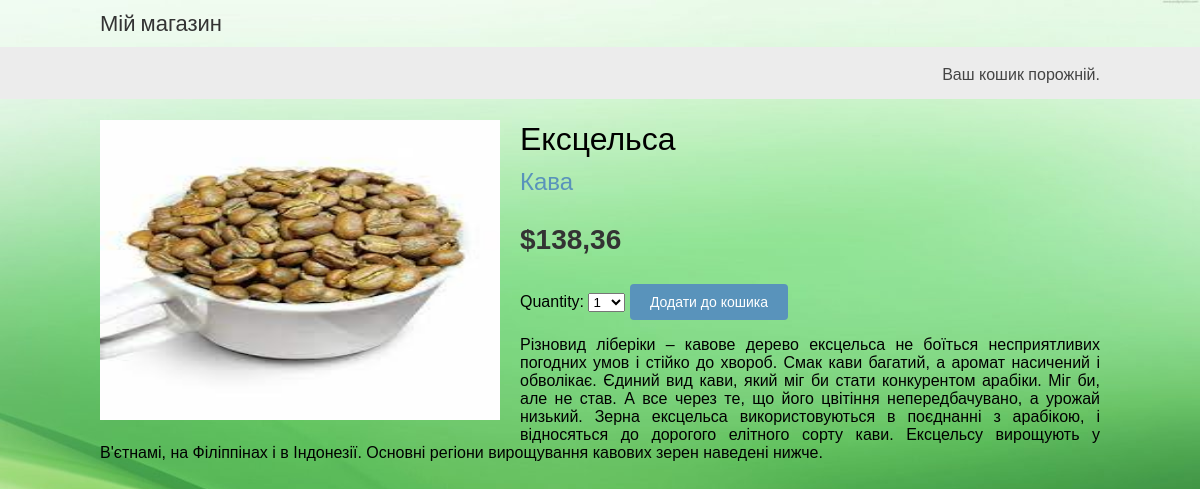
Page /10/ekscelsa/ on the committed database.
### shop/models.py (models this page shows, shortened)
class Product(models.Model):
    category = models.ForeignKey(Category, related_name='products', on_delete=models.CASCADE)
    name = models.CharField(max_length=200)
    slug = models.CharField(max_length=200)
    image = models.ImageField(upload_to='products/%Y/%m/%d', blank=True)
    description = models.TextField(blank=True)
    price = models.DecimalField(max_digits=10, decimal_places=2)
    available = models.BooleanField(default=True)
    created = models.DateTimeField(auto_now_add=True)
    updated = models.DateTimeField(auto_now=True)
    class Meta:
        ordering = ['name']
        indexes = [
            models.Index(fields=['id', 'slug']),
            models.Index(fields=['name']),
            models.Index(fields=['-created']),
        ]
        verbose_name = 'продукт'
        verbose_name_plural = 'продукти'

class Category(models.Model):
    name = models.CharField(max_length=200)
    slug = models.SlugField(max_length=200, unique=True)
    class Meta:
        ordering = ['name']
        indexes = [
            models.Index(fields=['name']),
                   ]
        verbose_name = 'категорія'
        verbose_name_plural = 'категорії'
    def __str__(self):
        return self.name
    def get_absolute_url(self):
        return reverse('shop:product_list_by_category', args=[self.slug])

### shop/views.py (the view)
# urls.py: path('<int:id>/<slug:slug>/', views.product_detail, name='product_detail'),
def product_detail(request, id, slug):
    product = get_object_or_404(Product,
                                id=id,
                                slug=slug,
                                available=True)
    cart_product_form = CartAddProductForm()
    r = Recommender()
    recommended_products = r.suggest_products_for([product], 4)
    return render(request,
                  'shop/product/detail.html',
                  {'product': product,
                   'cart_product_form': cart_product_form,
                   'recommended_products': recommended_products})

### cart/forms.py
class CartAddProductForm(forms.Form):
    quantity = forms.TypedChoiceField(
                                choices=PRODUCT_QUANTITY_CHOICES,
                                coerce=int)
    override = forms.BooleanField(required=False,
                                  initial=False,
                                  widget=forms.HiddenInput)

### cart/cart.py (called while the page is built)
    def __len__(self):
        return sum(item['quantity'] for item in self.cart.values())

### cart/context_processors.py (called while the page is built)
def cart(request):
    return {'cart': Cart(request)}

### shop/recommender.py (called while the page is built, shortened)
    def get_product_key(self, id):
        return f'product:{id}:purchased_with'

    def suggest_products_for(self, products, max_results=6):
        product_ids = [p.id for p in products]
        if len(products) == 1:
            suggestions = r.zrange(
                             self.get_product_key(product_ids[0]),
                             0, -1, desc=True)[:max_results]
        suggested_products_ids = [int(id) for id in suggestions]
        suggested_products = list(Product.objects.filter(id__in=suggested_products_ids))
        suggested_products.sort(key=lambda x: suggested_products_ids.index(x.id))
        return suggested_products

### shop/templates/shop/product/detail.html (shortened to what this page needs)
{% extends "shop/base.html" %}
{% load static %}
{% block content %}
  <div class="product-detail">
    <img src="{% if product.image %}{{ product.image.url }}{% else %}
    {% static 'img/no_image.png' %}{% endif %}" width="300" height="300">
    <h1>{{ product.name }}</h1>
    <h2>
      <a href="{{ product.category.get_absolute_url }}">
        {{ product.category }}
      </a>
    </h2>
    <p class="price">${{ product.price }}</p>
    <form action="{% url 'cart:cart_add' product.id %}" method="post">
      {{ cart_product_form }}
      <input type="submit" value="Додати до кошика">
    </form>
    {{ product.description|linebreaks }}
  </div>
{% endblock %}

### shop/static/css/base.css (style rules this page uses)
body { margin:0; padding:0; font-family:helvetica, sans-serif; background-image: url('/static/img/img_fon.jpg'); background-repeat: no-repeat; background-attachment: fixed; background-size: 100% 100%; }
h1, h2, h3, h4, h5 , h6 { font-family: 'Ubuntu', sans-serif; font-weight:normal; }
a { text-decoration:none; color:#5993bb; }
a.button, input[type="submit"] { color:#fff; background:#5993bb; border-radius:4px; padding:10px 20px; font-size:14px; border:0; }
.product-detail { text-align:justify; }
.product-detail .price { color:#333; font-size:28px; font-weight:bold; }
.product-detail img { width:40%; float:left; padding:0 20px 20px 0; }
.product-detail h1 { margin-bottom:0; }
.product-detail h2 { margin-top:10px; }

### rows in the picture
Product: image (picture), name "Ексцельса", category "Кава", price "138,36", description "Різновид ліберіки – кавове дерево ексцельса не боїться несприятливих погодних умов і стійко до хвороб. Смак кави багатий, а аромат насичений і обволікає. Єдиний вид кави, який міг би стати конкурентом арабіки. Міг би, але не став. А все через те, що його цвітіння непередбачувано, а урожай низький. Зерна ексцельса використовуються в поєднанні з арабікою, і відносяться до дорогого елітного сорту кави. Ексцельсу вирощують у В'єтнамі, на Філіппінах і в Індонезії. Основні регіони вирощування кавових зерен наведені нижче."
